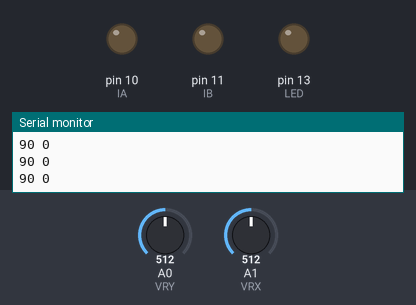
A sketch run on a simulated Arduino Uno, built with avr-gcc and run on an emulated ATmega328P. Shown: output pins drawn as LEDs (lit = HIGH), the last lines printed to the serial monitor. Inputs (shaded band) come from the test bench; at power-on: A0 (VRY) = 512, A1 (VRX) = 512.

Above: at 1.2 s.
1.3 s: A0 (VRY) set to 716
At 2.4 s:
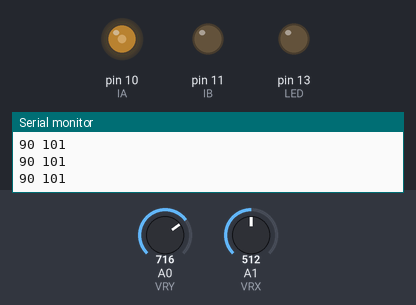
2.8 s: A0 (VRY) set to 900
At 3.5 s:
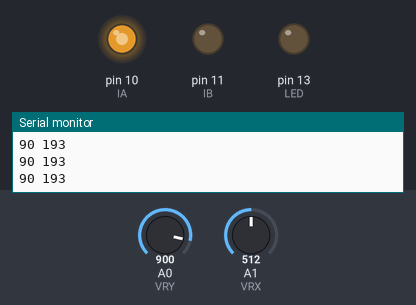
4.3 s: A0 (VRY) set to 306
At 4.7 s:
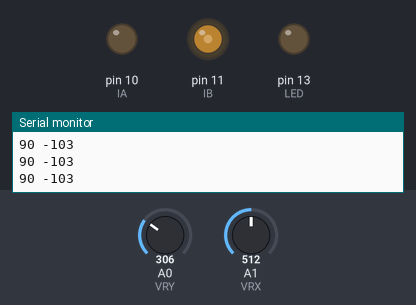
5.8 s: A0 (VRY) set to 122
At 7.2 s:
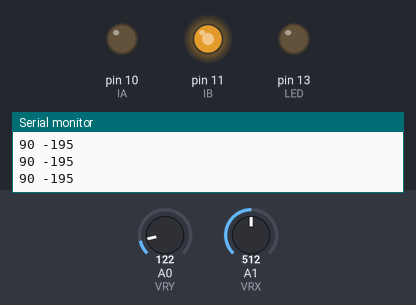
Timing chart, 0 to 8.3 s (numbered marks = the images above; inputs shaded):
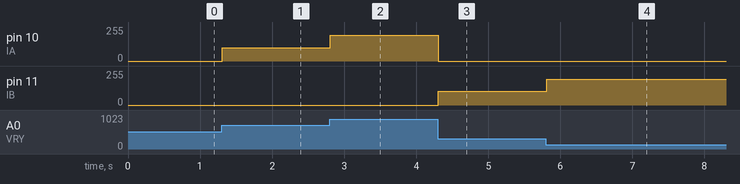

The sketch:

carMotors.ino
```cpp
#include <Arduino.h>

#define VRX 1
#define VRY 0
#define SW 7
#define LED 13
#define IA 10
#define IB 11


void setup() {
  Serial.begin(9600);
  pinMode(LED, OUTPUT);
  pinMode(SW, INPUT);
}

void loop() {
  int x = analogRead(VRX);
  int y = analogRead(VRY);
  x = map(x, 0, 1023, 0, 180);
  y = map(y, 0, 1023, -255, 255);
  Serial.print(x);
  Serial.print(' ');
  Serial.print(y);
  Serial.print('\n');

  if (abs(y) < 20) {
    y = 0;
  }
  analogWrite(IA, max(0, y));
  analogWrite(IB, max(0, -y));
}
```

Measured:
- after the input at 1.3 s, pin 10 (IA): 0/255 → 101/255 at once
- after the input at 2.8 s, pin 10 (IA): 101/255 → 193/255 at once
- after the input at 4.3 s, pin 10 (IA): 193/255 → 0/255 at once; pin 11 (IB): 0/255 → 103/255 at once
- after the input at 5.8 s, pin 11 (IB): 103/255 → 195/255 at once
